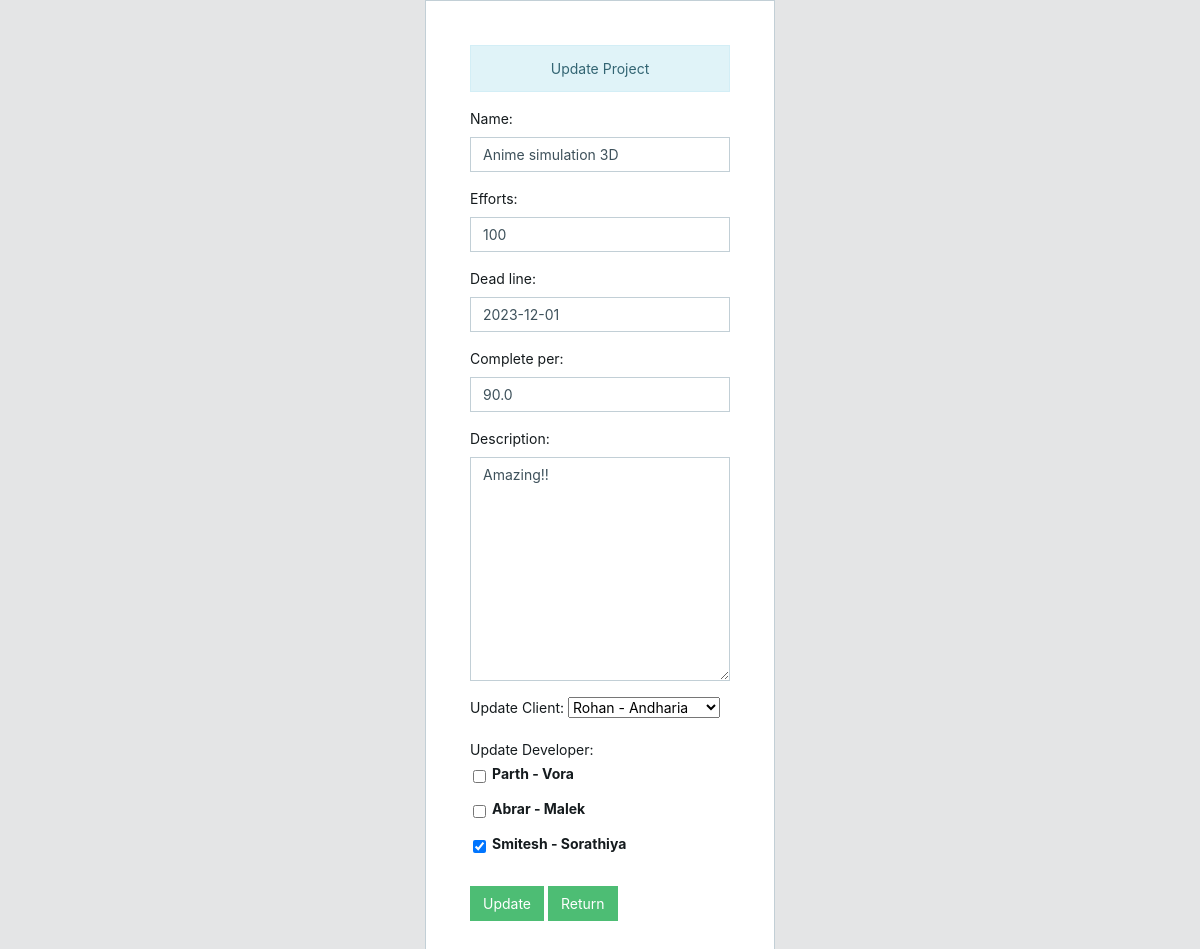
The page /project/28/ (signed in) on the database its author committed.
### project/models.py (models this page shows, shortened)
class Project(models.Model):
    name = models.CharField(max_length=80,default='NULL')
    efforts = models.IntegerField()
    dead_line = models.DateField()
    person= models.CharField(max_length=100,default='NULL')
    developer= models.CharField(max_length=100,default='NULL')
    complete_per = models.FloatField(max_length=2, validators = [MinValueValidator(0), MaxValueValidator(100)])
    description = models.TextField(blank=True)

### manager/models.py (models this page shows)
class Developer(models.Model):
    first_name = models.CharField(max_length=70)
    last_name = models.CharField(max_length=70)
    email = models.EmailField(max_length=70)
    password = models.CharField(max_length=70)

### project/views.py (the view, shortened to what this page needs)
# urls.py: path('<int:id>/',views.update_project,name='update_project'),
def update_project(request,id):
    if request.user.is_authenticated:
        client=User.objects.all()
        dev=Developer.objects.all()
        pi = Project.objects.get(pk=id)
        pro=pi.person
        pro1=pi.developer
        pro1=pro1.split(',')
        for i in client:
            if i.email==pro:
                pro=i.username + ' - ' + i.last_name
        for i in pro1:
            for j in dev:
                if j.email==i:
                    j.password='set'
        project = ProjectRegistrationForm(instance=pi)
        return render(request,'update_project.html',{'form':project,'client':client,'pro':pro,'dev':dev})
    else:
        return redirect('/login')

### templates/update_project.html (shortened to what this page needs)
{% extends 'base.html' %}
{% load static %}
{% block body %}
<body class="app flex-row align-items-center">
    <div class="container">
        <div class="row justify-content-center">
            <div class="col-md-4">
                <div class="card-group">
                    <div class="card p-4">
                        <div class="card-body">
                          <p class="text-center alert alert-info">Update Project</p>
                            <form method="POST" action="">
                                {{form.as_p}}
                                Update Client:
                                <select name='person'>
                                  <option value='set'>{{pro}}</option>
                                  </select><br><br>
                                  Update Developer:
                                  <table border=0 cellpadding=3 cellspacing=3>
                                    {% for i in dev %}
                                    <tr>
                                    <td>
                                    {% if i.password == 'set' %}
                                    <input class='checkmark' checked=check  type="checkbox" id="developer" name="developer" value="{{i.email}}">
                                    {% else %}
                                    <input class='checkmark'  type="checkbox" id="developer" name="developer" value="{{i.email}}">
                                    {% endif %}
                                    </td>
                                    <td>
                                    <label clsss='container' for="developer"><b>{{i.first_name}} - {{i.last_name}}</b></label>
                                    </td>
                                     </tr>
                                    {% endfor %}
                                    </table><br>
                                <input type="Submit" class='btn btn-success' name="" value="Update">
                                <a href="{% url 'projects' %}" class="btn btn-success">Return</a>
                            </form>
                            <br>
                        </div>
                    </div>
                </div>
            </div>
        </div>
    </div>
</body>
{% endblock %}

### rows shown on the page
Project: name "Anime simulation 3D", efforts "100", dead_line "2023-12-01", complete_per "90.0", description "Amazing!!"
Developer: first_name "Parth", last_name "Vora"
Developer: first_name "Abrar", last_name "Malek"
Developer: first_name "Smitesh", last_name "Sorathiya"

### other values the page prints
form field person "Rohan - Andharia"
